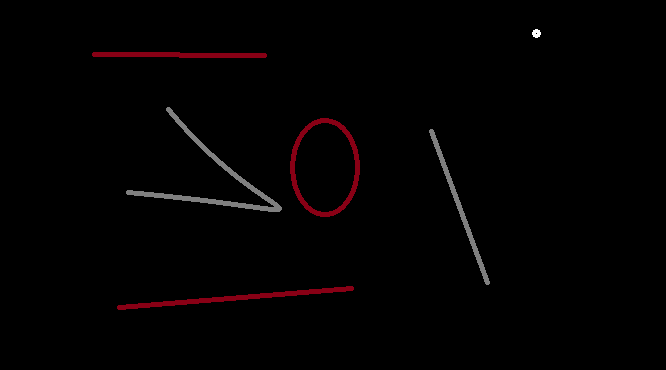
#> input picture Images/ponto.png, 666 x 370 px, given in place of sunset.jpg, which was not available
$ python main.py
#> lines starting #> are read from the running program, lines starting #| are printed output that depends on the picture; after the words box and inside, x2 and y2 are one past the last pixel; in counts of white or black regions, pixels touching at a corner belong together; pictures that were not available may be replaced by others from this repository, and a replacement may not be noted
### filters.py
import numpy as np
import math

#Low Pass Filters
# [20 lines left out: function MovingAverageFilter, not called in this run]

def GaussianFilter(img):

	window = 3
	edge = int(window / 2)

	rows, cols = img.shape
#> rows = 370; cols = 666

	mask = np.array((1, 2, 1, 2, 4, 2, 1, 2, 1), np.uint16)

	_returnImg = np.zeros((rows, cols), np.uint8)

	for i in range(edge, rows - edge):
		for j in range(edge, cols - edge):

			value = 0
			neighbors = []

			for x in range(window):
				for y in range(window):
					neighbors.append(img[i - edge + x, j - edge + y])

			for k in range(len(neighbors)):
				value = value + neighbors[k] * mask[k]

			newPixel = round(value / 16)

			if newPixel < 0:
				newPixel = 0
			if newPixel > 255:
				newPixel = 255

			_returnImg[i, j] = newPixel

	return _returnImg

# [26 lines left out: function MedianFilter, not called in this run]

### detection.py
import numpy as np
import math
import cv2

from filters import GaussianFilter

# Masks for line detection
maskZero = np.float32((-1, -1, -1, 2, 2, 2, -1, -1, -1))
mask45 = np.float32((-1, -1, 2, -1, 2, -1, 2, -1, -1))
mask90 = np.float32((-1, 2, -1, -1, 2, -1, -1, 2, -1))
maskNegative45 = np.float32((2, -1, -1, -1, 2, -1, -1, -1, 2))

# [31 lines left out: function PointDetection, not called in this run]

'''
Detecção de Linhas nas seguintes angulações.
	0 - Retas horizontais
	1 - Retas a 45°
	2 - Retas verticais
	3 - Retas a -45°
'''
# [38 lines left out: function LineDetection, not called in this run]

def DerivativeStandard(img):

	rows, cols = img.shape
#> rows = 370; cols = 666

	dx = np.zeros((rows, cols), np.uint8)
	dy = np.zeros((rows, cols), np.uint8)

	mask = [-1, 0, 1]

	for i in range(1, rows - 1):
		for j in range(1, cols - 1):

			valueX = 0
			valueY = 0

			for k in range(3):
				valueX = valueX + img[i - 1 + k, j - 1] * mask[k]
				valueY = valueY + img[i - 1, j - 1 + k] * mask[k]

			valueX = math.fabs(valueX)
			valueY = math.fabs(valueY)

			dx[i, j] = valueX
			dy[i, j] = valueY
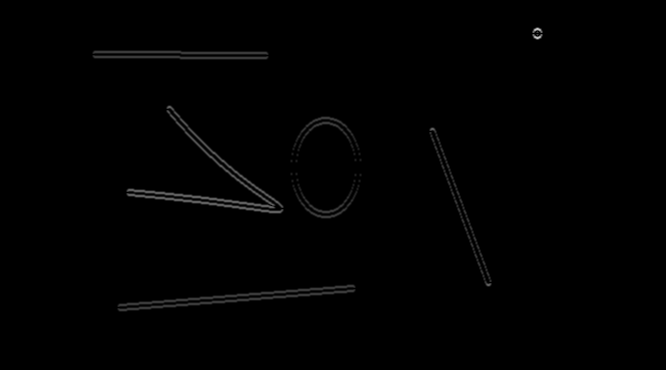
#> dx: shape (370, 666); min 0, max 191, mean 1.4
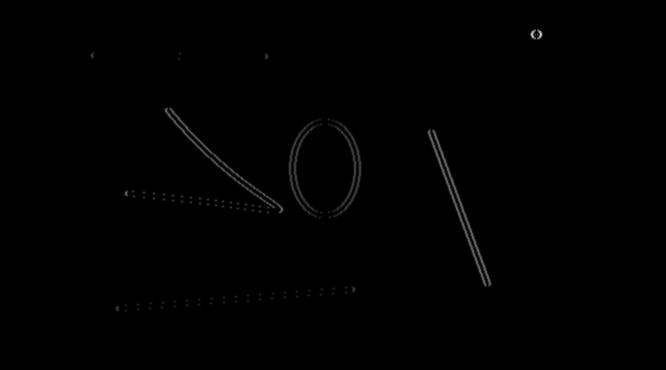
#> dy: shape (370, 666); min 0, max 191, mean 0.9
	return [dx, dy]

# [89 lines left out: functions DerivativeRoberts, DerivativePrewitt, DerivativeSobel, not called in this run]

def MagnitudeGradient(Dx, Dy):
	rows, cols = Dx.shape
#> rows = 370; cols = 666

	magImg = np.zeros((rows, cols), np.uint16)

	for i in range(rows):
		for j in range(cols):
			value = math.fabs(Dx[i, j]) + math.fabs(Dy[i, j])

			magImg[i, j] = value

	return magImg

def Thresholding(img, threshold = 0):
#> called with threshold = 0
	if threshold < 0:
		print("O limiar deve ser não negativo!")
		return img

	rows, cols = img.shape
#> rows = 370; cols = 666

	_returnImg = np.zeros((rows, cols), np.uint8)

	for i in range(rows):
		for j in range(cols):
			if img[i, j] > threshold:
				_returnImg[i, j] = 255
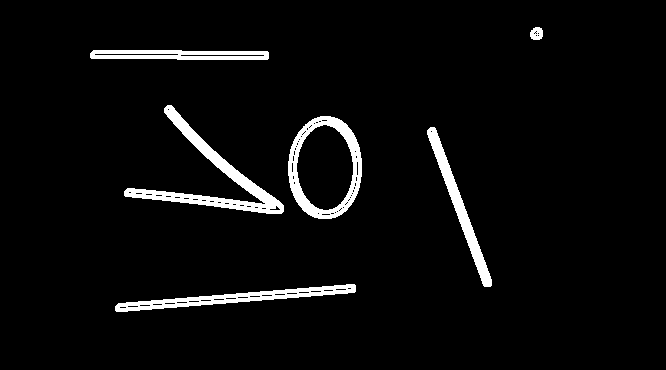
#> _returnImg: shape (370, 666); 4.3% white; 6 white regions, box (x1, y1, x2, y2) and area: (124, 105, 284, 214) 2966, (288, 116, 362, 219) 2336, (115, 284, 356, 312) 2005, (427, 127, 492, 287) 1702, (90, 50, 269, 60) 1441, (530, 27, 543, 40) 134

	return _returnImg

def BorderDetection(img, threshold = 0, derivative = 0):

	# Primeiro passo: Suavizar a imagem (Gaussian)
	_returnImg = GaussianFilter(img)

	# Segundo passo: Ressaltar a imagem (Derivadas parciais em X e Y)
	if derivative == 0: dx, dy = DerivativeStandard(_returnImg)
	if derivative == 1: dx, dy = DerivativeRoberts(_returnImg)
	if derivative == 2: dx, dy = DerivativePrewitt(_returnImg)
	if derivative == 3: dx, dy = DerivativeSobel(_returnImg)

	# Terceiro passo: Calcular o modulo do Gradiente
	magImg = MagnitudeGradient(dx, dy)

	# Quarto passo: Detectar bordas fortes (Limiarização)
	finalImg = Thresholding(magImg, threshold)

	return finalImg

### main.py
import cv2
from operations import *
from colors import *
from dithering import *
from enhancement import *
from histogram import *
from filters import *
from detection import *

# [151 lines left out: functions runOperations, runColorModels, runDithering, runEnhancement, runHistogram, runFilters, not called in this run]

def runDetection():
	img = cv2.imread('Images/sunset.jpg', 0)

	# [5 lines of commented-out code are left out]
#> (the run stopped early here; a loop or call above may not have finished)
